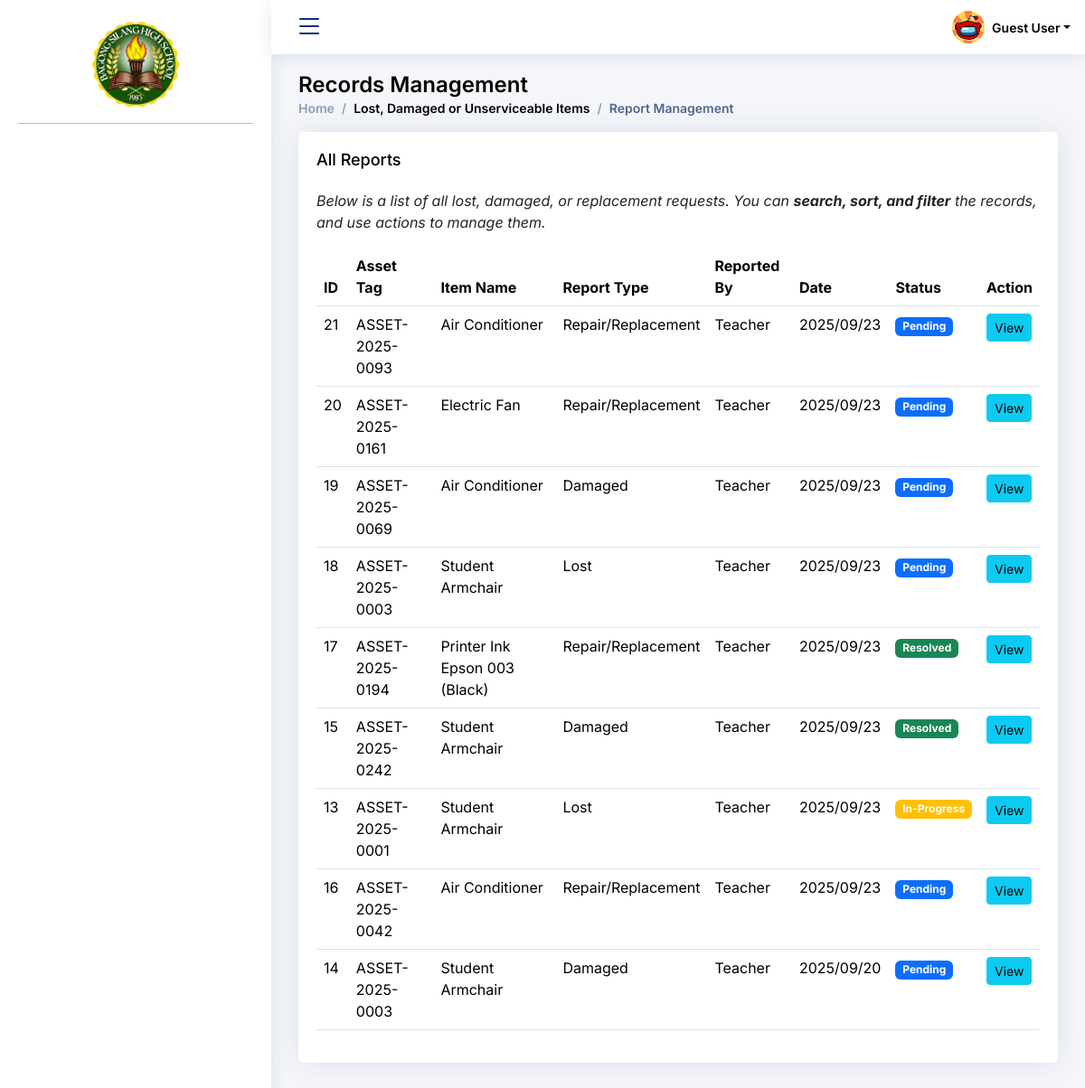
/User_Admin/asset_reporting_module/reporting_management.php, run on an earlier commit of the app's database.
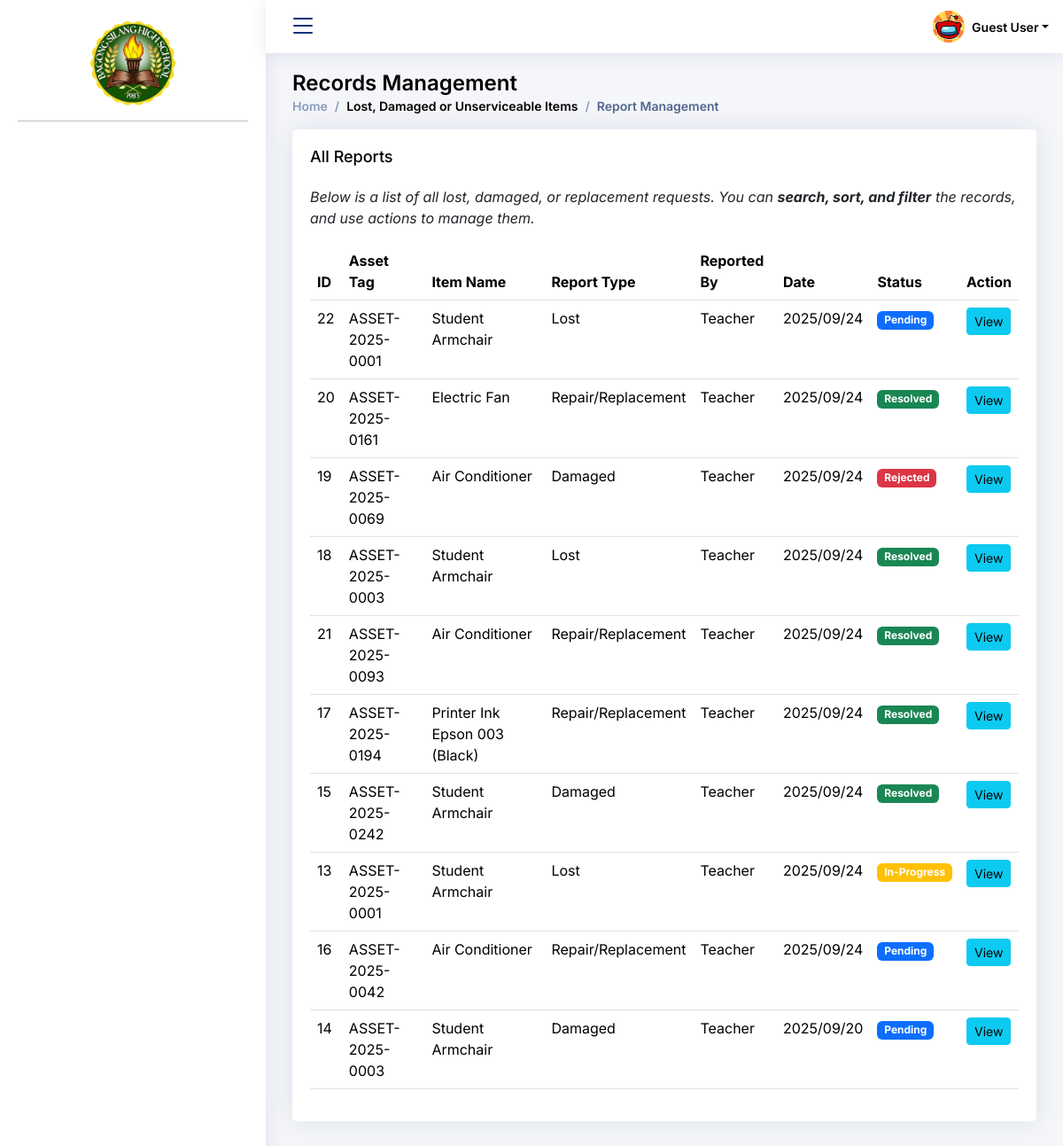
And on a later commit of the database.
### tables this page shows
CREATE TABLE `bcp_sms4_reports` (
  `id` int NOT NULL AUTO_INCREMENT,
  `report_type` enum('Lost','Damaged','Repair/Replacement') NOT NULL,
  `reported_by` int NOT NULL,
  `assigned_to` int DEFAULT NULL,
  `date_reported` timestamp NULL DEFAULT CURRENT_TIMESTAMP ON UPDATE CURRENT_TIMESTAMP,
  `status` enum('Pending','In-Progress','Resolved','Rejected') DEFAULT 'Pending',
  `description` text,
  `evidence` varchar(255) DEFAULT NULL,
  `asset_id` int NOT NULL,
  PRIMARY KEY (`id`),
  KEY `reported_by` (`reported_by`),
  KEY `assigned_to` (`assigned_to`),
  KEY `fk_reports_asset` (`asset_id`),
  CONSTRAINT `bcp_sms4_reports_ibfk_8` FOREIGN KEY (`assigned_to`) REFERENCES `bcp_sms4_admins` (`id`),
  CONSTRAINT `bcp_sms4_reports_ibfk_9` FOREIGN KEY (`reported_by`) REFERENCES `bcp_sms4_admins` (`id`),
  CONSTRAINT `fk_reports_asset` FOREIGN KEY (`asset_id`) REFERENCES `bcp_sms4_asset` (`asset_id`) ON UPDATE CASCADE
);

CREATE TABLE `bcp_sms4_asset` (
  `asset_id` int NOT NULL AUTO_INCREMENT,
  `item_id` int NOT NULL,
  `property_tag` varchar(255) NOT NULL,
  `status` enum('In-Use','In-Storage','Damaged','Disposed','Lost') DEFAULT 'In-Use',
  `location` varchar(100) DEFAULT NULL,
  `assigned_to` varchar(100) DEFAULT NULL,
  `date_registered` date NOT NULL,
  PRIMARY KEY (`asset_id`),
  UNIQUE KEY `property_tag` (`property_tag`),
  UNIQUE KEY `property_tag_2` (`property_tag`),
  KEY `fk_asset_item` (`item_id`),
  CONSTRAINT `fk_asset_item` FOREIGN KEY (`item_id`) REFERENCES `bcp_sms4_items` (`item_id`)
);

CREATE TABLE `bcp_sms4_items` (
  `item_id` int NOT NULL AUTO_INCREMENT,
  `item_name` varchar(100) NOT NULL,
  `category` varchar(50) NOT NULL,
  `item_type` enum('Asset','Consumable') NOT NULL,
  `unit` varchar(50) NOT NULL,
  PRIMARY KEY (`item_id`)
);

CREATE TABLE `bcp_sms4_admins` (
  `id` int NOT NULL AUTO_INCREMENT,
  `user_type` enum('admin','teacher','custodian') NOT NULL,
  `username` varchar(255) NOT NULL,
  `fullname` varchar(255) NOT NULL,
  `password` varchar(255) NOT NULL,
  `email` varchar(255) NOT NULL,
  PRIMARY KEY (`id`)
);

### User_Admin/asset_reporting_module/reporting_management.php (the view, shortened to what this page needs)
<?php
include '../../connection.php';
$query = "SELECT r.id, u.username AS teacher, r.report_type, r.status, r.description, r.date_reported, r.evidence,
                 a.property_tag, i.item_name,
                 c.username AS custodian
          FROM bcp_sms4_reports r
          JOIN bcp_sms4_admins u ON r.reported_by = u.id
          LEFT JOIN bcp_sms4_admins c ON r.assigned_to = c.id
          LEFT JOIN bcp_sms4_asset a ON r.asset_id = a.asset_id
          LEFT JOIN bcp_sms4_items i ON a.item_id = i.item_id
          ORDER BY r.date_reported DESC";
$results = $conn->query($query);
?>
<!DOCTYPE html>
<html lang="en">
<head>
  <link href="../../assets/vendor/bootstrap/css/bootstrap.min.css" rel="stylesheet">
  <link href="../../assets/vendor/bootstrap-icons/bootstrap-icons.css" rel="stylesheet">
  <link href="../../assets/vendor/boxicons/css/boxicons.min.css" rel="stylesheet">
  <link href="../../assets/vendor/quill/quill.snow.css" rel="stylesheet">
  <link href="../../assets/vendor/quill/quill.bubble.css" rel="stylesheet">
  <link href="../../assets/vendor/remixicon/remixicon.css" rel="stylesheet">
  <link href="../../assets/vendor/simple-datatables/style.css" rel="stylesheet">
  <link href="../../assets/css/style.css" rel="stylesheet">
  <link href="../../assets/css/schedule_maintenance.css" rel="stylesheet">
</head>
<body>
<?php
include '../../components/nav-bar.php';
?>
  <main id="main" class="main">
<div class="pagetitle">
  <h1>Records Management</h1>
  <nav>
    <ol class="breadcrumb">
      <li class="breadcrumb-item"><a href="<?=BASE_URL?>User_Admin/dashboard.php">Home</a></li>
      <li class="breadcrumb-item">Lost, Damaged or Unserviceable Items</li>
      <li class="breadcrumb-item active">Report Management</li>
    </ol>
  </nav>
</div>
<section class="section">
<div class="row">
    <div class="col-lg-12">
    <div class="card">
        <div class="card-body">
        <h5 class="card-title">All Reports</h5>
        <p><em>Below is a list of all lost, damaged, or replacement requests. You can <b>search, sort, and filter</b> the records, and use actions to manage them.</em></p>
        <table class="table datatable">
            <thead>
            <tr>
                <th>ID</th>
                <th>Asset Tag</th>
                <th>Item Name</th>
                <th>Report Type</th>
                <th>Reported By</th>
                <th>Date</th>
                <th>Status</th>
                <th>Action</th>
            </tr>
            </thead>
            <tbody>
            <?php while ($row = $results->fetch_assoc()): ?>
            <tr>
                <td><?= $row['id']?></td>
                <td><?= htmlspecialchars($row['property_tag'] ?? 'N/A') ?></td>
                <td><?= htmlspecialchars($row['item_name'] ?? 'N/A') ?></td>
                <td><?= htmlspecialchars($row['report_type'])?></td>
                <td><?= htmlspecialchars($row['teacher'])?></td>
                <td><?= date('Y/m/d', strtotime($row['date_reported']))?></td>
                <td>
                    <?php
                    $statusClass = match($row['status']) {
                        'Resolved'    => 'badge bg-success',
                        'In-Progress' => 'badge bg-warning',
                        'Pending'     => 'badge bg-primary',
                        'Rejected'    => 'badge bg-danger',
                        default       => 'badge bg-secondary'
                    };
                    ?>
                    <span class="<?= $statusClass; ?>"><?= htmlspecialchars($row['status']); ?></span>
                </td>
                <td>
                    <button class="btn btn-sm btn-info view-btn" data-id="<?= $row['id']; ?>">View</button>
                </td>
            </tr>
            <?php endwhile; ?>
            </tbody>
        </table>
        </div>
    </div>
    </div>
</div>
</section>
  </body>
</html>

### components/nav-bar.php (shortened to what this page needs)
<?php
$userFullname = $_SESSION['fullname'] ?? 'Guest User';
?>
  <header id="header" class="header fixed-top d-flex align-items-center">
    <div class="d-flex align-items-center justify-content-between">
      <i class="bi bi-list toggle-sidebar-btn"></i>
    </div>
    <nav class="header-nav ms-auto">
      <ul class="d-flex align-items-center">
        <li class="nav-item dropdown pe-3">
          <a class="nav-link nav-profile d-flex align-items-center pe-0" href="#" data-bs-toggle="dropdown">
            <img src="<?=BASE_URL?>assets/img/default_profile.png" alt="Profile" class="rounded-circle">
            <span class="d-none d-md-block dropdown-toggle ps-2"><?php echo htmlspecialchars($userFullname); ?></span>
          </a>
        </li>
      </ul>
    </nav>
  </header>
  <aside id="sidebar" class="sidebar">
    <ul class="sidebar-nav" id="sidebar-nav">
        <div class="flex items-center justify-center w-full h-16 bg-transparent">
            <img src="<?=BASE_URL?>assets/img/bagong_silang_logo.png"
                alt="Logo"
                style="width: 120px; height: auto; margin: 0 auto; display: block;">
        </div>
    <hr class="sidebar-divider">
</aside>

### assets/css/style.css (style rules this page uses)
:root { scroll-behavior: smooth; }
body { font-family: "Inter", sans-serif; background: #f6f9ff; color: #444444; }
a { color: #4154f1; text-decoration: none; }
h1, h2, h3, h4, h5, h6 { font-family: "Inter", sans-serif; }
#main { margin-top: 60px; padding: 20px 30px; transition: all 0.3s; }
.pagetitle { margin-bottom: 10px; }
.pagetitle h1 { font-size: 24px; margin-bottom: 0; font-weight: 600; color: #000000; }
.card { margin-bottom: 30px; border: none; border-radius: 5px; box-shadow: 0px 0 30px rgba(1, 41, 112, 0.1); }
.card-title { padding: 20px 0 15px 0; font-size: 18px; font-weight: 500; color: #000000; font-family: "Inter", sans-serif; }
.card-body { padding: 0 20px 20px 20px; }
.breadcrumb { font-size: 14px; font-family: "Inter", sans-serif; color: #000000; font-weight: 600; }
.breadcrumb a { color: #899bbd; transition: 0.3s; }
.breadcrumb .breadcrumb-item::before { color: #899bbd; }
.breadcrumb .active { color: #51678f; font-weight: 600; }
.header { transition: all 0.3s; z-index: 997; height: 60px; box-shadow: 0px 2px 20px rgba(1, 41, 112, 0.1); background-color: #fff; padding-left: 1rem; position: fixed; top: 0; left: 0; right: 0; }
.header .toggle-sidebar-btn { font-size: 32px; padding-left: 10px; cursor: pointer; color: #012970; }
.header-nav ul { list-style: none; }
.header-nav>ul { margin: 0; padding: 0; }
.header-nav .nav-profile { color: #000000; }
.header-nav .nav-profile img { max-height: 36px; }
.header-nav .nav-profile span { font-size: 14px; font-weight: 600; }
.sidebar { position: fixed; top: 0; left: 0; bottom: 0; width: 300px; z-index: 996; transition: all 0.3s; padding: 20px; overflow-y: auto; scrollbar-width: thin; scrollbar-color: #aab7cf transparent; box-shadow: 0px 0px 20px rgba(1, 41, 112, 0.1); background-color: #ffffff; }
.sidebar hr.sidebar-divider { border-top: 1px solid #000000; }
@media (min-width: 1200px) { #main, #footer, #header { margin-left: 300px; } }
.sidebar-nav { padding: 0; margin: 0; list-style: none; }

### assets/css/schedule_maintenance.css (style rules this page uses)
html, body { margin: 0; padding: 0; font-family: "Inter", sans-serif; background: #f4f6f9; }

What changed in the data, as far as the page shows it:
added bcp_sms4_reports: id "22", asset.property_tag "ASSET-2025-0001", bcp_sms4_items.item_name "Student Armchair", report_type "Lost", reported_by.username "Teacher", date_reported "2025/09/24", status "Pending"
changed bcp_sms4_reports "ASSET-2025-0161": date_reported "2025/09/23" → "2025/09/24"; status "Pending" → "Resolved"
changed bcp_sms4_reports id 19: date_reported "2025/09/23" → "2025/09/24"; status "Pending" → "Rejected"
changed bcp_sms4_reports id 18: date_reported "2025/09/23" → "2025/09/24"; status "Pending" → "Resolved"
changed bcp_sms4_reports "ASSET-2025-0093": date_reported "2025/09/23" → "2025/09/24"; status "Pending" → "Resolved"; moves down the list
changed bcp_sms4_reports "ASSET-2025-0194": date_reported "2025/09/23" → "2025/09/24"
changed bcp_sms4_reports "ASSET-2025-0242": date_reported "2025/09/23" → "2025/09/24"
changed bcp_sms4_reports "In-Progress": date_reported "2025/09/23" → "2025/09/24"
changed bcp_sms4_reports "ASSET-2025-0042": date_reported "2025/09/23" → "2025/09/24"
